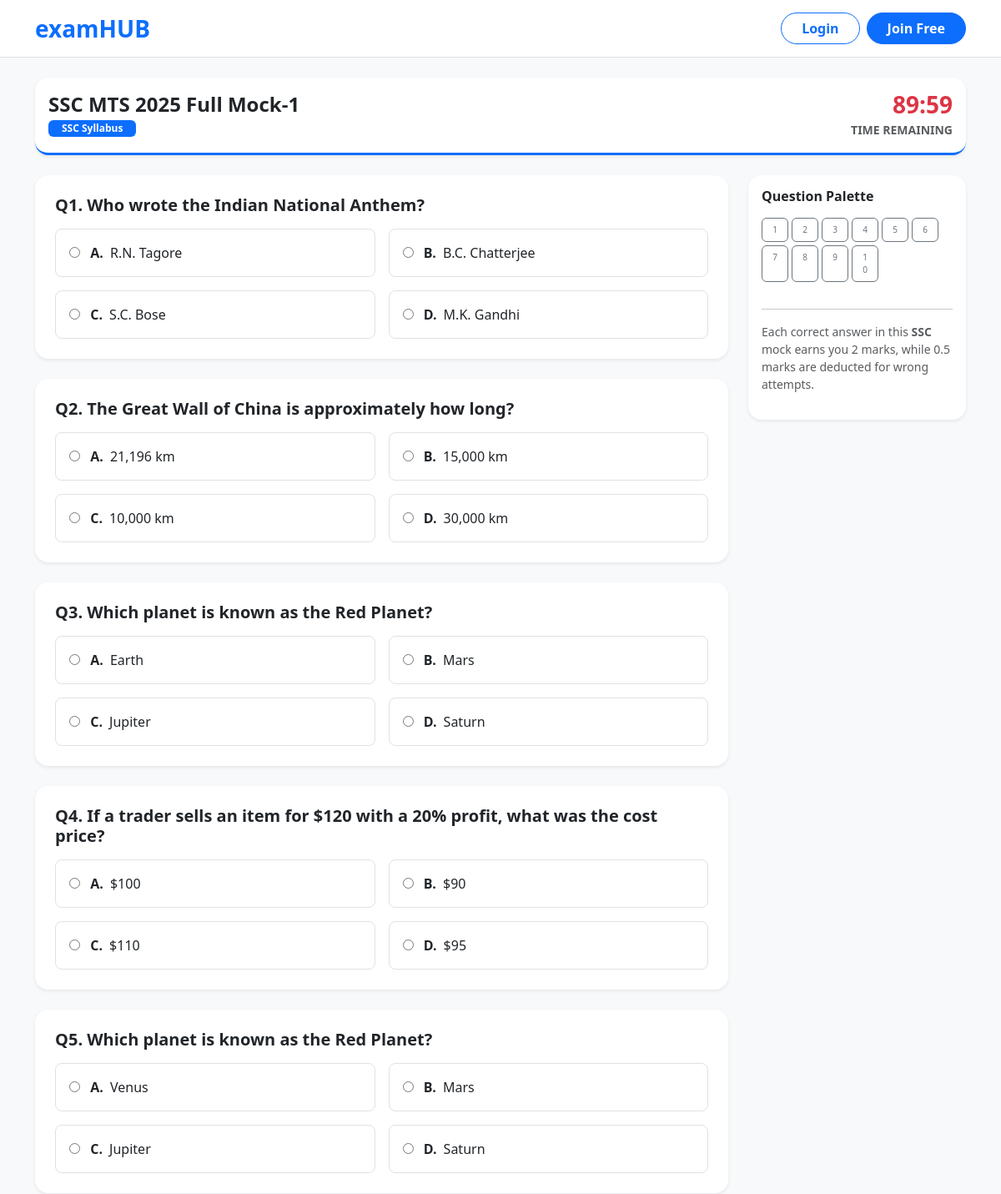
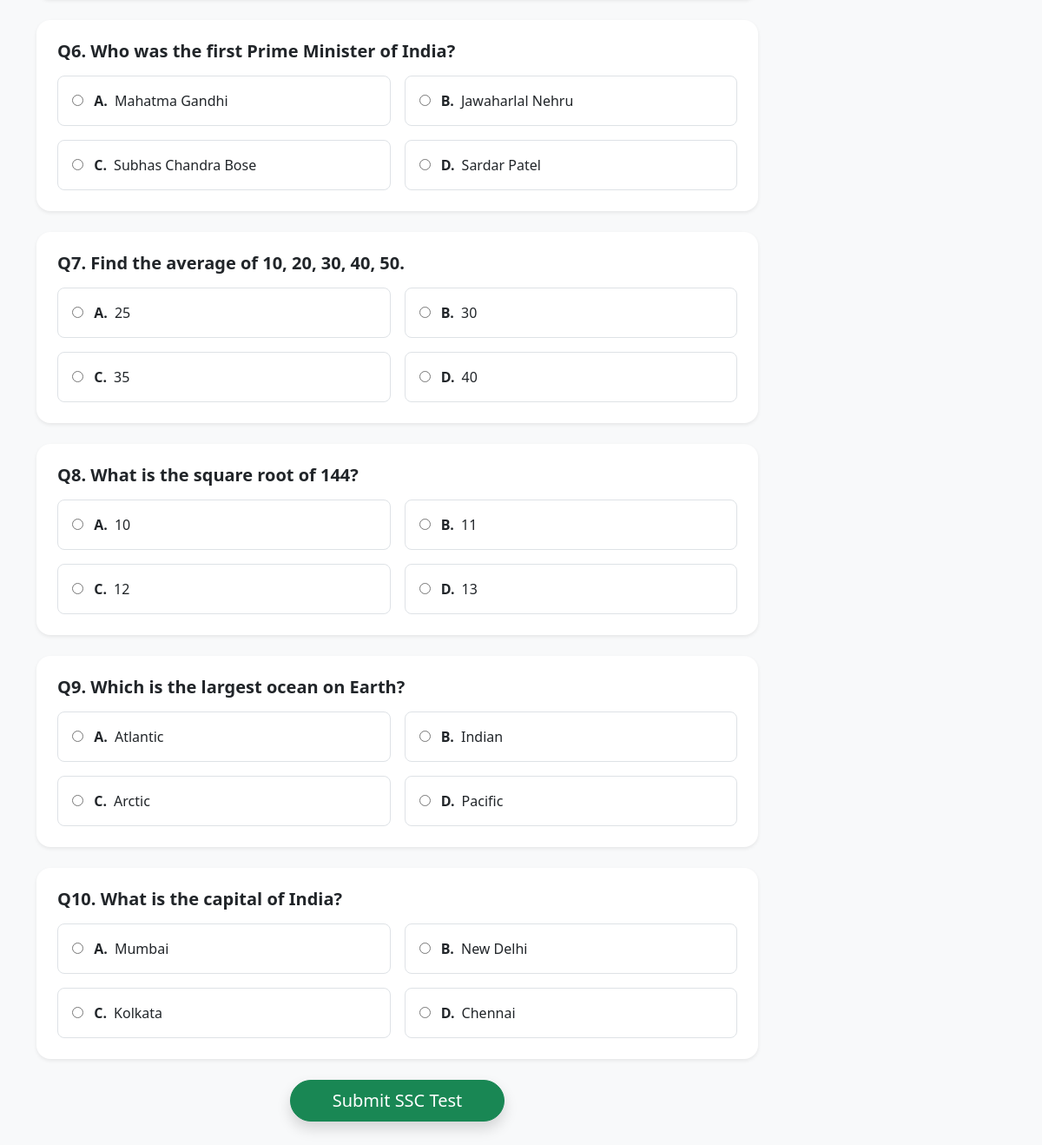
Screenshot of /exam/take_test.php?id=1 with the database file from the repository (2 pictures, top to bottom).
### tables this page shows
CREATE TABLE `mocks` (
  `id` int(11) NOT NULL,
  `category_id` int(11) DEFAULT NULL,
  `mock_title` varchar(255) NOT NULL,
  `total_questions` int(11) DEFAULT 100,
  `max_marks` int(11) DEFAULT 100,
  `time_minutes` int(11) DEFAULT 60,
  `attempts_count` int(11) DEFAULT 0,
  `is_new` tinyint(1) DEFAULT 1
);

CREATE TABLE `categories` (
  `id` int(11) NOT NULL,
  `category_name` varchar(255) NOT NULL,
  `category_slug` varchar(255) NOT NULL
);

CREATE TABLE `questions` (
  `id` int(11) NOT NULL,
  `subcategory` varchar(50) DEFAULT NULL,
  `mock_id` int(11) NOT NULL,
  `question_text` text NOT NULL,
  `option_a` varchar(255) NOT NULL,
  `option_b` varchar(255) NOT NULL,
  `option_c` varchar(255) NOT NULL,
  `option_d` varchar(255) NOT NULL,
  `correct_option` char(1) NOT NULL,
  `created_at` timestamp NOT NULL DEFAULT current_timestamp()
);

### exam/take_test.php (the view, shortened to what this page needs)
<?php
include_once('../includes/header.php');
include_once('../includes/db_connect.php');
$mock_id = isset($_GET['id']) ? (int)$_GET['id'] : 0;
$info_query = "SELECT m.*, c.category_name, m.category_id FROM mocks m
               JOIN categories c ON m.category_id = c.id
               WHERE m.id = '$mock_id' LIMIT 1";
$info_result = mysqli_query($conn, $info_query);
$mock = mysqli_fetch_assoc($info_result);
$current_category = $mock['category_id'];
?>
<div class="container-fluid bg-light min-vh-100 py-4">
    <div class="container">
        <div class="d-flex justify-content-between align-items-center bg-white p-3 rounded-4 shadow-sm mb-4 border-bottom border-primary border-3">
            <div>
                <h4 class="fw-bold mb-0"><?php echo $mock['mock_title']; ?></h4>
                <span class="badge bg-primary px-3"><?php echo $mock['category_name']; ?> Syllabus</span>
            </div>
            <div class="text-end">
                <div class="h3 fw-bold mb-0 text-danger" id="timerDisplay">00:00</div>
                <small class="text-muted fw-bold">TIME REMAINING</small>
            </div>
        </div>
        <div class="row">
            <div class="col-lg-9">
                <form id="examForm" action="submit_test.php" method="POST">
                    <?php
                    $q_sql = "SELECT q.* FROM questions q
                              JOIN mocks m ON q.mock_id = m.id
                              WHERE m.category_id = '$current_category'
                              ORDER BY RAND() LIMIT 100";
                    $q_result = mysqli_query($conn, $q_sql);
                    $total_q = mysqli_num_rows($q_result);
                    if ($total_q > 0) {
                        $count = 1;
                        while($q = mysqli_fetch_assoc($q_result)) {
                            ?>
                            <div class="card border-0 shadow-sm rounded-4 p-4 mb-4" id="q_<?php echo $count; ?>">
                                    <h5 class="fw-bold mb-3">Q<?php echo $count; ?>. <?php echo $q['question_text']; ?></h5>
                                    <div class="row g-3">
                                        <?php foreach(['a','b','c','d'] as $o): ?>
                                        <div class="col-md-6">
                                            <label class="d-block p-3 border rounded-3 option-hover-effect" style="cursor: pointer; transition: 0.3s;">
                                                <input type="radio"
                                                    name="q<?php echo $q['id']; ?>"
                                                    value="<?php echo $o; ?>"
                                                    id="q<?php echo $q['id'].$o; ?>"
                                                    class="me-2"
                                                    onclick="markAnswered(<?php echo $count; ?>)">
                                                <span class="fw-bold me-1"><?php echo strtoupper($o); ?>.</span>
                                                <?php echo $q['option_'.$o]; ?>
                                            </label>
                                        </div>
                                        <?php endforeach; ?>
                                    </div>
                                </div>
                            <?php
                            $count++;
                        }
                    } else {
                        echo "<div class='alert alert-info text-center p-5'>No questions found for the " . $mock['category_name'] . " syllabus yet.</div>";
                    }
                    ?>
                    <div class="text-center mb-5">
                        <button type="submit" class="btn btn-success btn-lg px-5 rounded-pill shadow">Submit <?php echo $mock['category_name']; ?> Test</button>
                    </div>
                </form>
            </div>
            <div class="col-lg-3">
                <div class="card border-0 shadow-sm rounded-4 p-3 sticky-top" style="top:20px;">
                    <h6 class="fw-bold mb-3">Question Palette</h6>
                    <div class="d-flex flex-wrap gap-1 mb-3">
                        <?php for($i=1; $i<=$total_q; $i++): ?>
                            <a href="#q_<?php echo $i; ?>"
                            id="palette_btn_<?php echo $i; ?>"
                            class="btn btn-xs btn-outline-secondary palette-link"
                            style="width:32px; font-size:10px;">
                            <?php echo $i; ?>
                            </a>
                        <?php endfor; ?>
                    </div>
                    <hr>
                    <p class="small text-muted">Each correct answer in this <strong><?php echo $mock['category_name']; ?></strong> mock earns you 2 marks, while 0.5 marks are deducted for wrong attempts.</p>
                </div>
            </div>
        </div>
    </div>
</div>
<?php include_once('../includes/header.php'); ?>

### assets/css/main.css (style rules this page uses)
:root { --primary-color: #0056b3; --secondary-color: #6c757d; --accent-color: #ff8800; }
body { background-color: #f8f9fa; font-family: 'Segoe UI', Tahoma, Geneva, Verdana, sans-serif; }
.card { border-radius: 12px; transition: transform 0.2s ease-in-out; }

### rows the page displays
mocks: mock_title "SSC MTS 2025 Full Mock-1", category.category_name "SSC"
questions: question_text "Who wrote the Indian National Anthem?", o "A", option_a "R.N. Tagore", o "B", option_b "B.C. Chatterjee", o "C", option_c "S.C. Bose", o "D", option_d "M.K. Gandhi"
questions: question_text "The Great Wall of China is approximately how long?", o "A", option_a "21,196 km", o "B", option_b "15,000 km", o "C", option_c "10,000 km", o "D", option_d "30,000 km"
questions: question_text "Which planet is known as the Red Planet?", o "A", option_a "Earth", o "B", option_b "Mars", o "C", option_c "Jupiter", o "D", option_d "Saturn"
questions: question_text "If a trader sells an item for $120 with a 20% profit, what was the cost price?", o "A", option_a "$100", o "B", option_b "$90", o "C", option_c "$110", o "D", option_d "$95"
questions: question_text "Which planet is known as the Red Planet?", o "A", option_a "Venus", o "B", option_b "Mars", o "C", option_c "Jupiter", o "D", option_d "Saturn"
questions: question_text "Who was the first Prime Minister of India?", o "A", option_a "Mahatma Gandhi", o "B", option_b "Jawaharlal Nehru", o "C", option_c "Subhas Chandra Bose", o "D", option_d "Sardar Patel"
questions: question_text "Find the average of 10, 20, 30, 40, 50.", o "A", option_a "25", o "B", option_b "30", o "C", option_c "35", o "D", option_d "40"
questions: question_text "What is the square root of 144?", o "A", option_a "10", o "B", option_b "11", o "C", option_c "12", o "D", option_d "13"
questions: question_text "Which is the largest ocean on Earth?", o "A", option_a "Atlantic", o "B", option_b "Indian", o "C", option_c "Arctic", o "D", option_d "Pacific"
questions: question_text "What is the capital of India?", o "A", option_a "Mumbai", o "B", option_b "New Delhi", o "C", option_c "Kolkata", o "D", option_d "Chennai"
